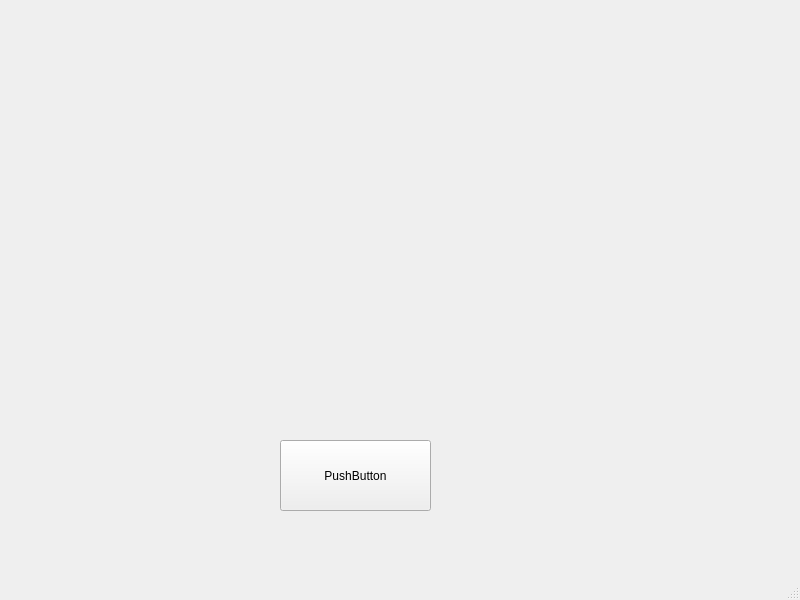
<?xml version="1.0" encoding="UTF-8"?>
<ui version="4.0">
 <class>mainWindow</class>
 <widget class="QMainWindow" name="mainWindow">
  <property name="geometry">
   <rect>
    <x>0</x>
    <y>0</y>
    <width>800</width>
    <height>600</height>
   </rect>
  </property>
  <property name="windowTitle">
   <string>MainWindow</string>
  </property>
  <widget class="QWidget" name="centralwidget">
   <widget class="QPushButton" name="pushButton">
    <property name="geometry">
     <rect>
      <x>280</x>
      <y>440</y>
      <width>151</width>
      <height>71</height>
     </rect>
    </property>
    <property name="text">
     <string>PushButton</string>
    </property>
   </widget>
  </widget>
  <widget class="QMenuBar" name="menubar">
   <property name="geometry">
    <rect>
     <x>0</x>
     <y>0</y>
     <width>800</width>
     <height>26</height>
    </rect>
   </property>
  </widget>
  <widget class="QStatusBar" name="statusbar"/>
 </widget>
 <resources/>
 <connections/>
</ui>
